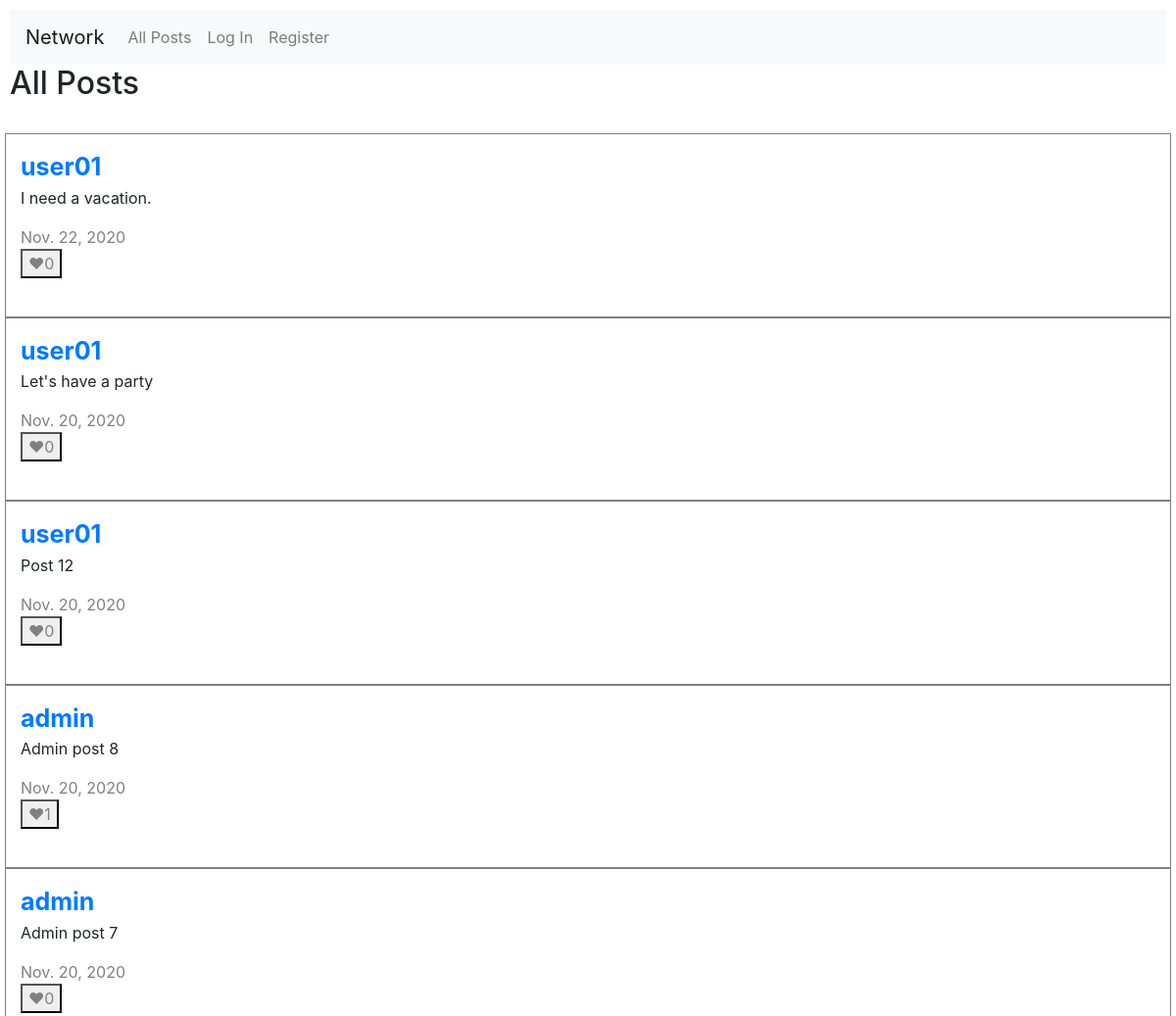
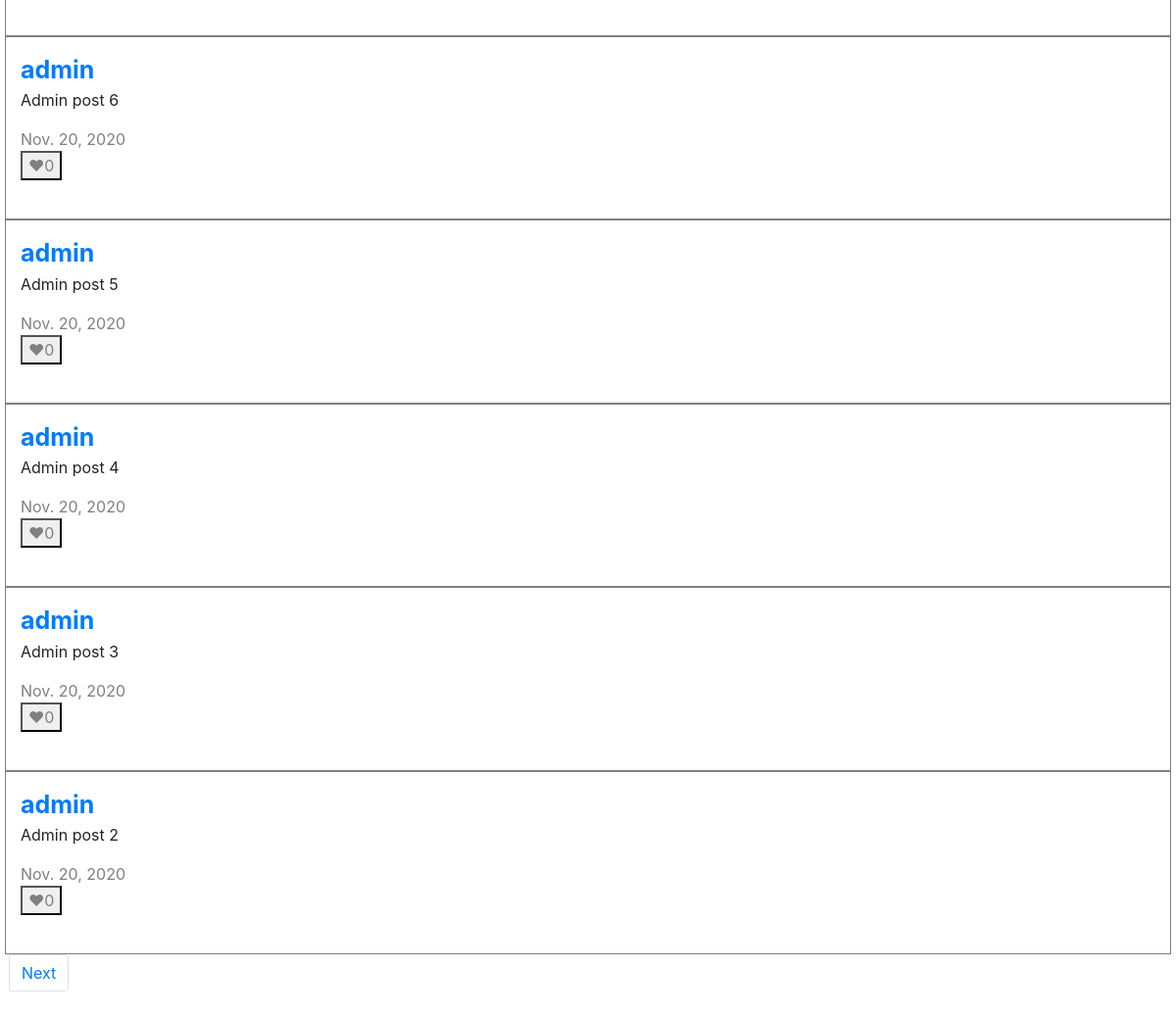
Page /all_posts on the committed database (2 pictures, top to bottom).
### network/models.py (models this page shows)
class User(AbstractUser):
    pass

class Post(models.Model):
    user = models.ForeignKey(User, on_delete=models.CASCADE, related_name="user")
    postBody = models.CharField(max_length=150)
    date = models.DateField()
    likes = models.IntegerField()

### network/views.py (the view)
# urls.py: path("all_posts", views.allPosts, name="allPosts"),
def allPosts(request):
    original_posts = Post.objects.all().values()
    ready_posts = setupPosts(original_posts, request.user)
    page = request.GET.get("page", 1)
    paginator = Paginator(ready_posts, 10)
    posts = paginator.page(page)
    return render(request,"network/all_posts.html", {"postForm": PostForm(), "posts": posts})

### network/views.py (called while the page is built)
def setupPosts(original_posts, user):
    posts = []
    for p in original_posts:
        ready_post = {}
        ready_post["id"] = p["id"]
        ready_post["user_id"] = p["user_id"]
        ready_post["user"] = User.objects.get(id=p["user_id"])
        ready_post["postBody"] = p["postBody"]
        ready_post["date"] = p["date"]
        ready_post["likes"] = p["likes"]
        print(user)
        if (user.id != None):
            if (Like.objects.filter(post=p["id"], liker=user)):
                ready_post["liker"] = "yes"
            else:
                ready_post["liker"] = "no"
        posts.append(ready_post)
    posts.reverse()
    return(posts)

### network/templates/network/all_posts.html (shortened to what this page needs)
{% extends "network/layout.html" %}
{% block body %}
    <h2>All Posts</h2>
    <br>
    <div class="form-row">
        {% for post in posts %}
        <div id="post" class="col-md-12 col-lg-12">
            <a id="post_user" href="{% url 'profile' target_user=post.user_id %}"><b>{{ post.user }}</b></a>
            <p id="post_text{{ post.id }}">{{ post.postBody }}</p>
            <p class="post_date">{{ post.date }}</p>
            {% if post.liker == "yes" %}
                <button id="likeButton{{ post.id }}" style="color:red" class="post_likes" onclick="toggleLikes('{{ post.id }}')">❤{{ post.likes }}</button>
            {% else %}
                <button id="likeButton{{ post.id }}" class="post_likes" onclick="toggleLikes('{{ post.id }}')">❤{{ post.likes }}</button>
            {% endif %}
            <br>
            <br>
        </div>
        {% endfor %}
    </div>
    {% if posts.has_other_pages %}
        <nav aria-label="Page navigation">
            <ul class="pagination navigation">
                {% if posts.has_next %}
                <li class="page-item">
                    <a class="page-link"
                    href="?page={{ posts.next_page_number }}">Next</a>
                </li>
                {% else %}
                <div></div>
                {% endif %}
            </ul>
        </nav>
    {% endif %}
{% endblock %}

### network/templates/network/layout.html (shortened to what this page needs)
{% load static %}
<!DOCTYPE html>
<html lang="en">
    <head>
        <link rel="stylesheet" href="https://stackpath.bootstrapcdn.com/bootstrap/4.4.1/css/bootstrap.min.css">
        <link href="{% static 'network/styles.css' %}" rel="stylesheet">
    </head>
    <body>
        <nav class="navbar navbar-expand-lg navbar-light bg-light">
            <a class="navbar-brand" href="#">Network</a>
            <div>
              <ul class="navbar-nav mr-auto">
                <li class="nav-item">
                  <a class="nav-link" href="{% url 'allPosts' %}">All Posts</a>
                </li>
                {% if user.is_authenticated %}
                    <li class="nav-item">
                        <a class="nav-link" href="{% url 'following' %}">Following</a>
                    </li>
                    <li class="nav-item">
                        <a class="nav-link" href="{% url 'logout' %}">Log Out</a>
                    </li>
                {% else %}
                    <li class="nav-item">
                        <a class="nav-link" href="{% url 'login' %}">Log In</a>
                    </li>
                    <li class="nav-item">
                        <a class="nav-link" href="{% url 'register' %}">Register</a>
                    </li>
                {% endif %}
              </ul>
            </div>
          </nav>
        <div class="body">
            {% block body %}
            {% endblock %}
        </div>
    </body>
</html>

### network/static/network/styles.css (style rules this page uses)
body { padding: 10px; }
#post { border-style: solid; border-width: thin; border-color: grey; padding: 15px 15px; }
.post_date { color: grey; margin: 0 0; }
.post_likes { color: grey; margin: 0 0; }
#post_user { font-size: 25px; }

### rows in the picture
User: user "user01", postBody "I need a vacation.", date "Nov. 22, 2020", likes "0", postBody "Let's have a party", date "Nov. 20, 2020", postBody "Post 12"
User: user "admin", postBody "Admin post 8", date "Nov. 20, 2020", likes "1", postBody "Admin post 7", likes "0", postBody "Admin post 6", postBody "Admin post 5", postBody "Admin post 4", postBody "Admin post 3", postBody "Admin post 2"
